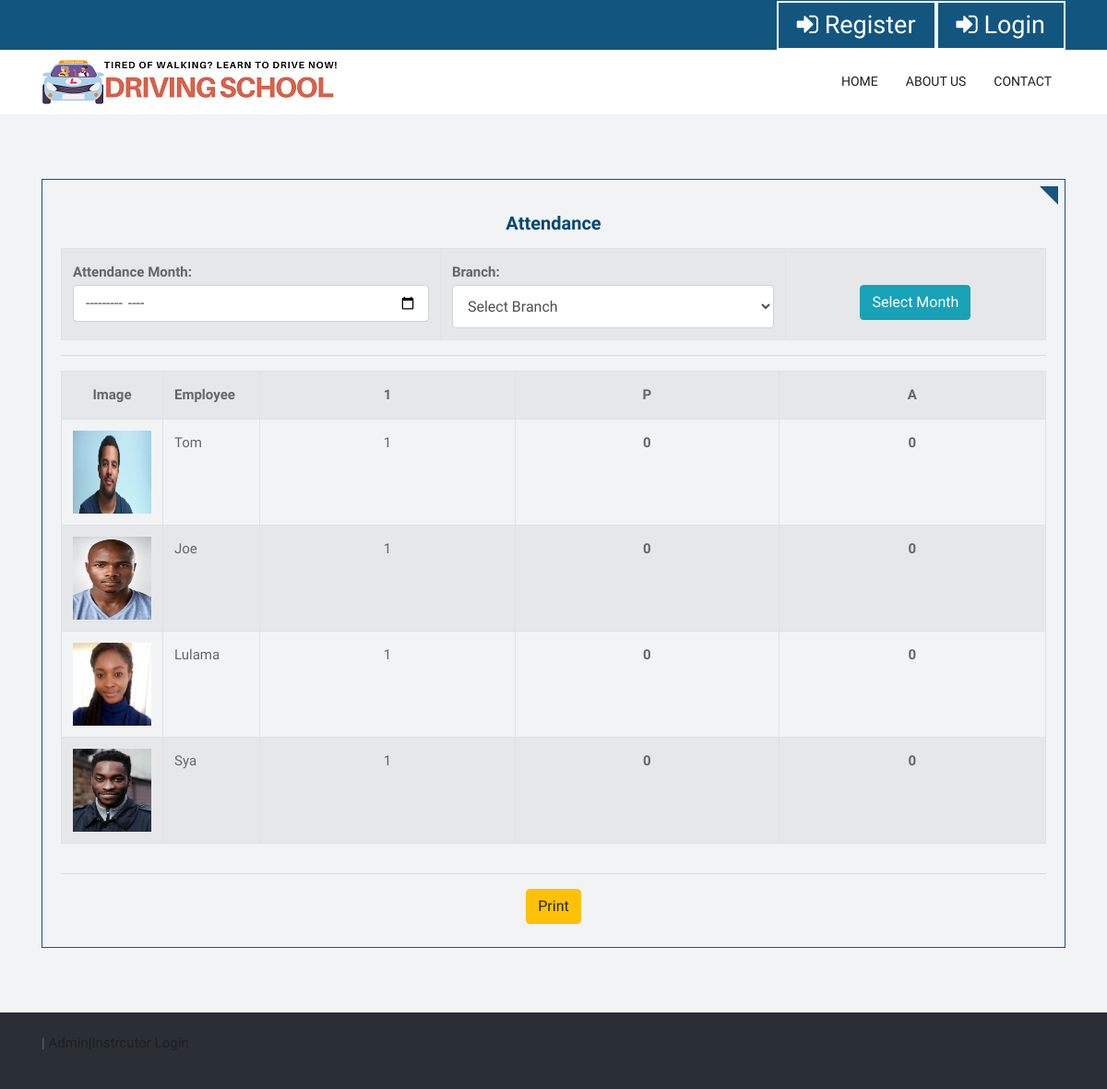
Screenshot of /attendance.php with the database file from the repository.
### tables this page shows
CREATE TABLE `employee` (
  `employee_id` int(10) NOT NULL,
  `branch_id` int(10) NOT NULL,
  `employee_name` varchar(25) NOT NULL,
  `employee_type` varchar(25) NOT NULL,
  `gender` varchar(10) NOT NULL,
  `login_id` varchar(25) NOT NULL,
  `password` varchar(25) NOT NULL,
  `email_id` varchar(50) NOT NULL,
  `profile` text NOT NULL,
  `address` text NOT NULL,
  `contact_no` varchar(15) NOT NULL,
  `certificate` varchar(100) NOT NULL,
  `profile_img` varchar(100) NOT NULL,
  `status` varchar(10) NOT NULL
);

### attendance.php (the view, shortened to what this page needs)
<?php
include("header.php");
?>
	<div id="services" class="services-box">
		<div class="container">
			<div class="row">
				<div class="col-lg-12">
<div class="item">
	<div class="serviceBox">
		<h2 class="title">Attendance</h2>
		<p class="description">
<form method="get" action="" >
	<table class="table  table-striped table-bordered">
		<tr>
		<th style="text-align: left;">Attendance Month: <input type="month" name="month" id="month" class="form-control" value="<?php echo $_GET['month']; ?>"></th>
		<th style="text-align: left;">Branch:
<select name="branch_id" id="branch_id" class="form-control">
	<option value="">Select Branch</option>
</select>
		</th>
		<th>&nbsp;<bR><input type="submit" name="btnsearch" value="Select Month" class="btn btn-info" > </th>
	</table>
</form>
<hr>
<div class="row">
	<div class="col-md-12">
<table class="table  table-striped table-bordered">
	<tr>
		<th style='width: 85px;'>Image</th>
		<th style='text-align: left;'>Employee</th>
		<th>1</th>
		<th>P</th>
		<th>A</th>
	</tr>
<?php
$sql ="SELECT * FROM employee WHERE status='Active' AND employee_type='Employee'";
$qsql = mysqli_query($con,$sql);
while($rs = mysqli_fetch_array($qsql))
{
		if($rs['profile_img'] == "")
		{
			$imgname="images/default-image.jpg";
		}
		else if(file_exists("imgemployee/".$rs['profile_img']))
		{
			$imgname= "imgemployee/".$rs['profile_img'];
		}
		else
		{
			$imgname="images/default-image.jpg";
		}
?>
	<tr>
		<td><img src='<?php echo $imgname; ?>' style='width: 85px; height: 90px;' ></td>
		<td style='text-align: left;width: 105px;'>
		<?php echo $rs['employee_name']; ?>
		</td>
		<td>1</td>
		<th>0</th>
		<th>0</th>
	</tr>
<?php
}
?>
</table>
	</div>
</div>
		</p>
		<hr>
		<input type="button" class="btn btn-warning" name="submit"  value="Print" >
	</div>
</div>
				</div>
			</div>
		</div>
	</div>
<?php
include("footer.php");
?>

### css/style.css (style rules this page uses)
body { color: #666666; font-size: 15px; font-family: 'Catamaran', sans-serif; line-height: 1.80857; }
h1, h2, h3, h4, h5, h6 { letter-spacing: 0; font-weight: normal; position: relative; padding: 0 0 10px 0; font-weight: normal; line-height: 120% !important; color: #1f1f1f; margin: 0 }
h2 { font-size: 22px }
a, .btn { text-decoration: none !important; outline: none !important; -webkit-transition: all 0.5s ease-in-out 0s; -moz-transition: all 0.5s ease-in-out 0s; -ms-transition: all 0.5s ease-in-out 0s; -o-transition: all 0.5s ease-in-out 0s; transition: all 0.5s ease-in-out 0s; }
.services-box { padding: 70px 0px; background-color: #f2f3f5; }
.serviceBox { padding: 35px 20px 25px; border: 1px solid #16567f; text-align: center; position: relative; transition: all 0.3s ease 0s; }
.serviceBox:before { content: ""; border-top: 20px solid #16567f; border-left: 20px solid transparent; border-bottom: 20px solid transparent; position: absolute; top: 7px; right: 7px; transition: all 0.3s ease 0s; }
.serviceBox .title { font-size: 20px; font-weight: 700; color: #064774; text-transform: capitalize; margin: 0 0 15px 0; padding: 0; }
.serviceBox .description { font-size: 15px; color: #999; line-height: 27px; margin: 0 0 10px 0; }
select.form-control:not([size]):not([multiple]) { height: calc(45px + 2px); }

### rows the page displays
employee: profile_img (picture), employee_name "Tom"
employee: profile_img (picture), employee_name "Joe"
employee: profile_img (picture), employee_name "Lulama"
employee: profile_img (picture), employee_name "Sya"
